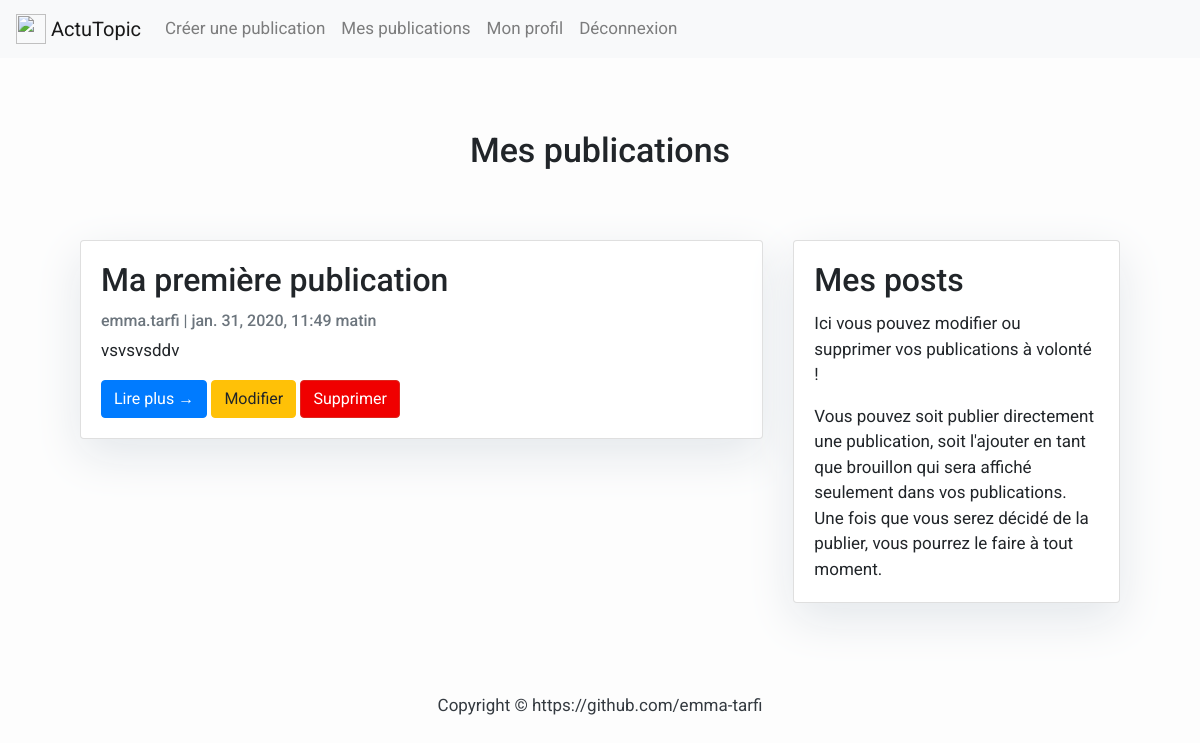
Before: /mes-publications/ (signed in) with the older database file.
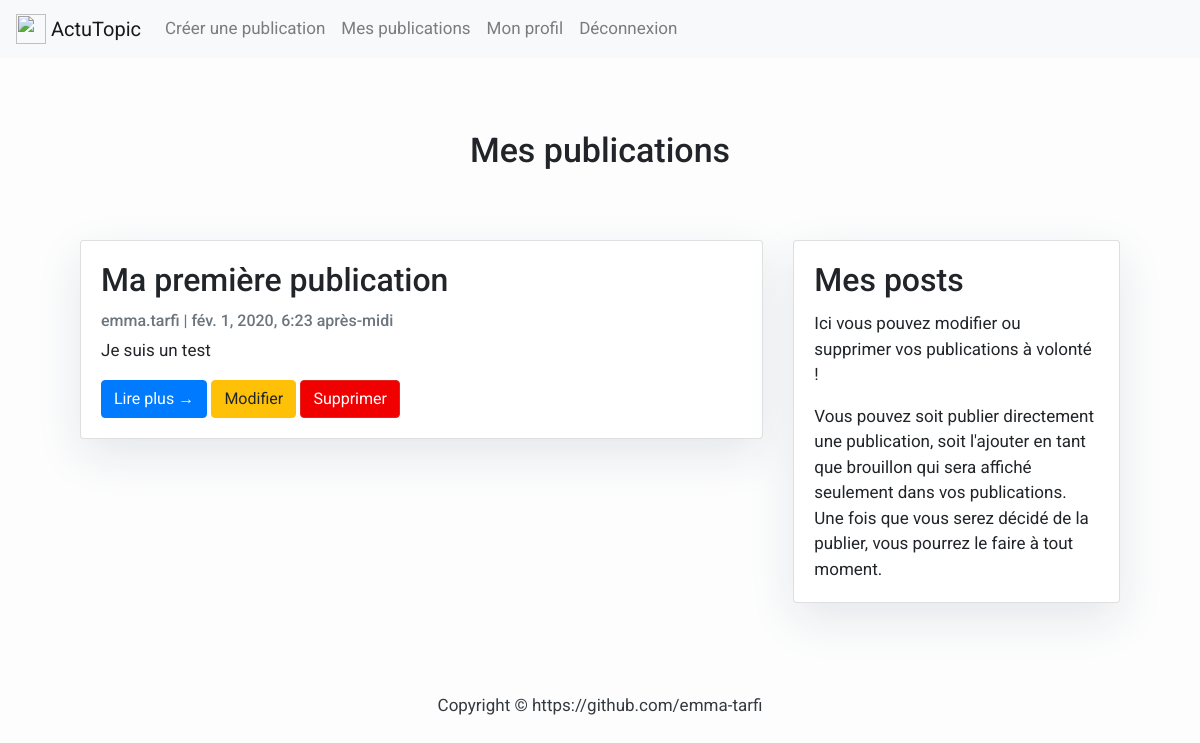
After: the same page with the newer database file.
### posts/models.py (models this page shows, shortened)
class Post(models.Model):
    title = models.CharField(max_length=200, unique=True)
    slug = models.SlugField(default='', max_length=500)
    author = models.ForeignKey(User, on_delete= models.CASCADE, related_name='blog_posts')
    image = models.ImageField(upload_to='images_posts/', blank=True)
    updated_on = models.DateTimeField(auto_now=True)
    content = models.TextField()
    created_on = models.DateTimeField(auto_now_add=True)
    status = models.IntegerField(choices=STATUS, default=0)
    class Meta:
        ordering = ['-created_on']

### posts/views.py (the view)
# urls.py: path('mes-publications/', MyPostListView.as_view(), name='my_posts'),
class MyPostListView(ListView):
    queryset_draft = Post.objects.filter(status=0).order_by('-created_on')
    queryset_published = Post.objects.filter(status=1).order_by('-created_on')
    template_name = 'posts/my_posts.html'
    model = Post
    form_class = PostForm

### templates/posts/my_posts.html
{% extends 'base.html' %}
{% load avatar_tags %}
{% block content %}
<div class="container">
<h1>Mes publications</h1>
    <div class="row">
        <div class="col-md-8 mt-3 left">
            {% for post in post_list %}
                {% if post.author == user %}
                    <div class="card mb-4">
                        <div class="card-body">
                            <h2 class="card-title">{{ post.title }}</h2>
                            <p class="card-text text-muted h6">{% avatar user id="user_avatar" %} {{ post.author }} | {{ post.created_on}} </p>
                            <p class="card-text">{{post.content|slice:":200" }}</p>
                            <a href="{% url 'my_posts_detail' post.pk post.slug  %}" class="btn btn-primary">Lire plus &rarr;</a>
                            <a href="{% url 'update' post.pk %}" class="btn btn-warning">Modifier</a>
                            <a href="{% url 'delete' post.pk %}" class="btn btn-danger">Supprimer</a>
                        </div>
                    </div>
                {% endif %}
            {% endfor %}
        </div>
        <div class="col-md-4 mt-3 right">
            <div class="card mb-4">
                <div class="card-body">
                    <h2 class="card-title">Mes posts</h2>
                    <p class="card-text">Ici vous pouvez modifier ou supprimer vos publications à volonté !</p>
                    <p class="card-text">Vous pouvez soit publier directement une publication, soit l'ajouter en tant que brouillon qui sera affiché seulement dans vos publications. Une fois que vous serez décidé de la publier, vous pourrez le faire à tout moment.</p>
                </div>
            </div>
        </div>
    </div>
</div>
{% endblock %}

Changed rows visible on the page:
changed Post "Ma première publication": created_on "jan. 31, 2020, 11:49 matin" → "fév. 1, 2020, 6:23 après-midi"; content "vsvsvsddv" → "Je suis un test"
